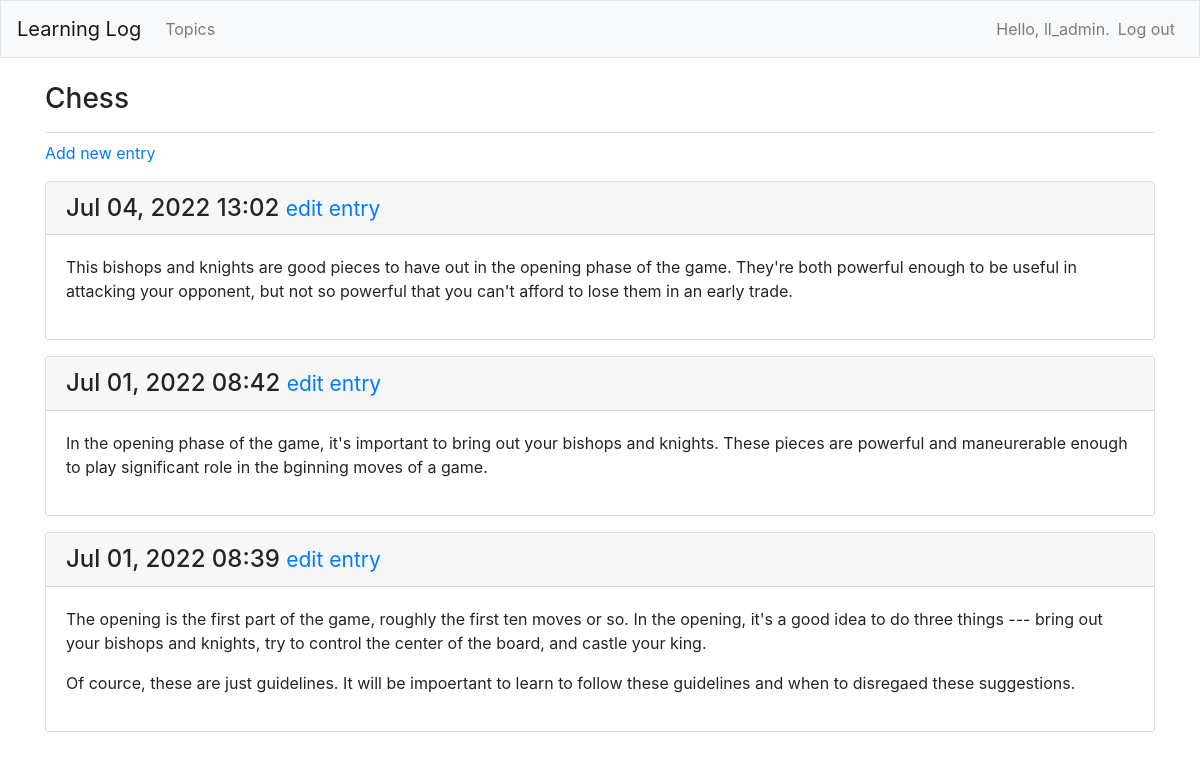
The page /topics/1/ (signed in) on the database its author committed.
### learning_logs/models.py (models this page shows, shortened)
class Topic(models.Model):
    text=models.CharField(max_length=200)
    date_added=models.DateTimeField(auto_now_add=True)
    owner=models.ForeignKey(User, on_delete=models.CASCADE)
    def __str__(self):
        return self.text

class Entry(models.Model):
    topic=models.ForeignKey(Topic, on_delete=models.CASCADE)
    text=models.TextField()
    date_added=models.DateTimeField(auto_now_add=True)
    class Meta:
        verbose_name_plural='entries'

### learning_logs/views.py (the view)
# urls.py: path('topics/<int:topic_id>/', views.topic, name='topic'),
@login_required
def topic(request, topic_id):
    topic=Topic.objects.get(id=topic_id)
    if topic.owner !=request.user:
        raise Http404
    entries=topic.entry_set.order_by('-date_added')
    context={'topic': topic, 'entries': entries}
    return render(request, 'learning_logs/topic.html', context)

### learning_logs/templates/learning_logs/topic.html
{% extends 'learning_logs/base.html' %}
{% block page_header %}
  <h3>{{ topic }}</h3>
{% endblock page_header %}
{% block content %}
  <p>
    <a href="{% url 'learning_logs:new_entry' topic.id %}">Add new entry</a>
  </p>
  {% for entry in entries %}
    <div class="card mb-3">
      <h4 class="card-header">
        {{ entry.date_added|date:'M d, Y H:i' }}
        <small><a href="{% url 'learning_logs:edit_entry' entry.id %}">edit entry</a></small>
      </h4>
      <div class="card-body">
        {{ entry.text|linebreaks }}
      </div>
    </div>
  {% empty %}
    <p>There are no entries for this topic yet.</p>
  {% endfor %}
{% endblock content %}

### learning_logs/templates/learning_logs/base.html (shortened to what this page needs)
{% load bootstrap4 %}
<!doctype html>
<html lang="en"></html>
<head>
   {% bootstrap_css %}
</head>
<body>
    <nav class="navbar navbar-expand-md navbar-light bg-light mb-4 border">
      <a class="navbar-brand" href="{% url 'learning_logs:index' %}">
         Learning Log</a>
        <div class="collapse navbar-collapse" id="navbarCollapse">
          <ul class="navbar-nav mr-auto">
            <li class="nav-item">
            <a class="nav-link" href="{% url 'learning_logs:topics' %}">
                Topics</a></li>
          </ul>
          <ul class="navbar-nav ml-auto">
            {% if user.is_authenticated %}
              <li class="nav-item">
                <span class="navbar-text">Hello, {{ user.username }}.</span>
              </li>
              <li class="nav-item">
                <a class="nav-link" href="{% url 'users:logout' %}">Log out</a>
              </li>
            {% else %}
              <li class="nanv-item">
                <a class="nav-link" href="{% url 'users:register' %}">Register</a>
              </li>
              <li class="nav-item">
                <a class="nav-link" href="{% url 'users:login' %}">Log in</a></li>
            {% endif %}
          </ul>
         </div>
    </nav>
    <main role="main" class="container">
      <div class="pb-2 mb-2 border-bottom">
        {% block page_header %}{% endblock page_header %}
      </div>
      <div>
        {% block content %}{% endblock content %}
      </div>
    </main>
</body>
</html>

### rows shown on the page
Topic: text "Chess"
Entry: date_added "Jul 04, 2022 13:02", text "This bishops and knights are good pieces to have out in the opening phase of the game. They're both powerful enough to be useful in attacking your opponent, but not so powerful that you can't afford to lose them in an early trade."
Entry: date_added "Jul 01, 2022 08:42", text "In the opening phase of the game, it's important to bring out your bishops and knights. These pieces are powerful and maneurerable enough to play significant role in the bginning moves of a game."
Entry: date_added "Jul 01, 2022 08:39", text "The opening is the first part of the game, roughly the first ten moves or so. In the opening, it's a good idea to do three things --- bring out your bishops and knights, try to control the center of the board, and castle your king. Of cource, these are just guidelines. It will be impoertant to learn to follow these guidelines and when to disregaed these suggestions."

### other values the page prints
{{ user.username }} "ll_admin"
